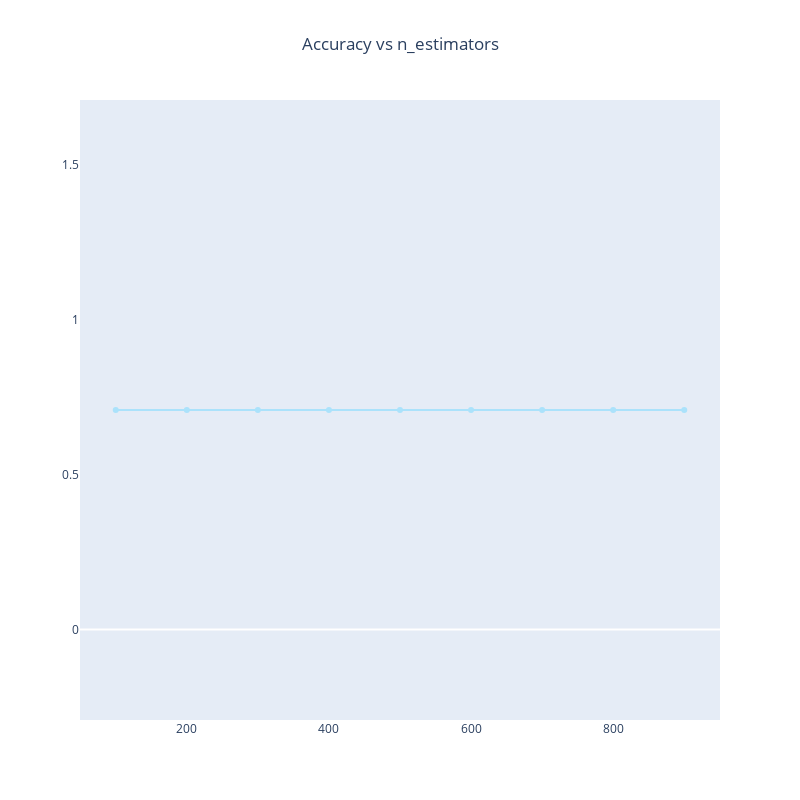

Notebook code for this chart:
### Code cell
fig = go.Figure()
fig.add_trace(
    go.Scatter(
        x=[i[0] for i in l],
        y=[i[1] for i in l],
        mode="lines+markers",
        marker_color="rgb(171, 226, 251)",
    )
)
fig.update_layout(
    title="Accuracy vs n_estimators",
    title_x=0.5,
    width=800,
    height=800,
    xaxis_showgrid=False,
    yaxis_showgrid=False,
)
fig.show()

### Figure 1 — Plotly figure (JSON) as saved in the notebook; plotly's stock layout.template omitted (floating-point values rounded to 4 significant figures)
{"data": [{"marker": {"color": "rgb(171, 226, 251)"}, "mode": "lines+markers", "type": "scatter", "x": [100, 200, 300, 400, 500, 600, 700, 800, 900], "y": [0.7079, 0.7079, 0.7079, 0.7079, 0.7079, 0.7079, 0.7079, 0.7079, 0.7079]}], "layout": {"height": 800, "title": {"text": "Accuracy vs n_estimators", "x": 0.5}, "width": 800, "xaxis": {"showgrid": false}, "yaxis": {"showgrid": false}}}
